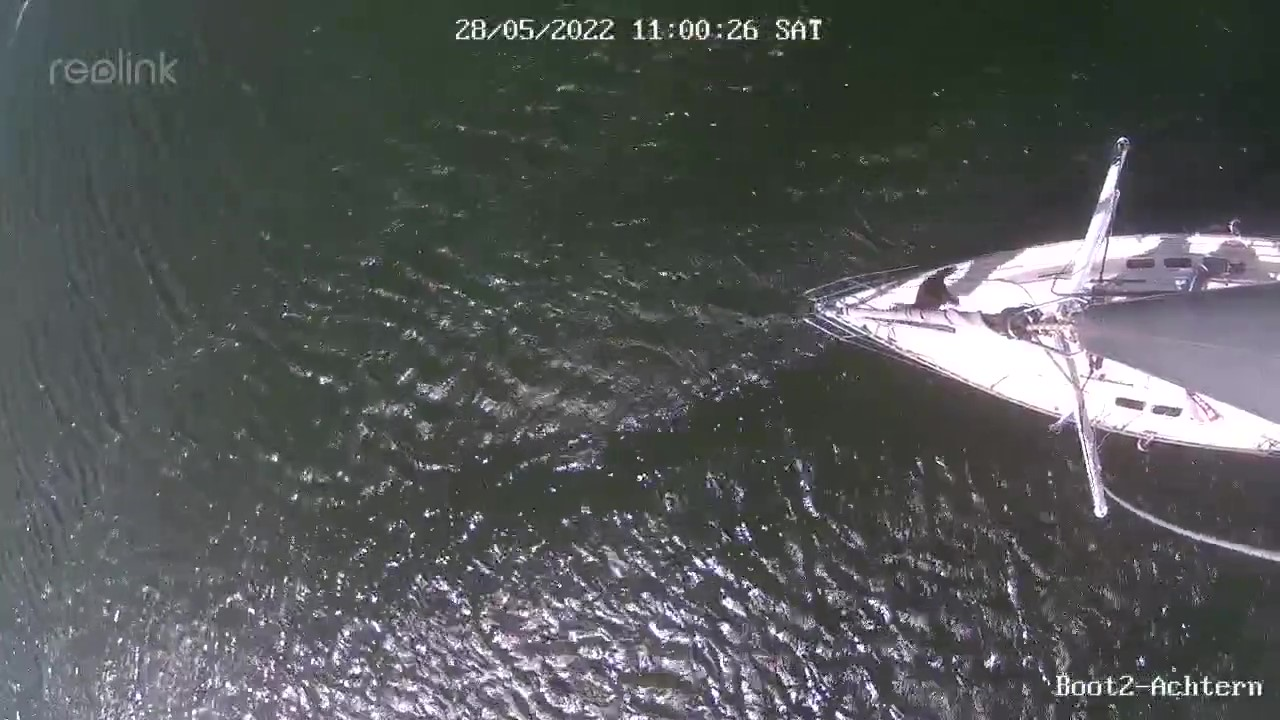
#> input picture test/three_images/img3.jpg, 1280 x 720 px
$ python -i line_detection.py   (imports and definitions only)
#> lines starting #> are read from the running program, lines starting #| are printed output that depends on the picture
#> further down, picture is the input picture: shape (720, 1280, 3); mean B, G, R 86.6, 86.7, 83.8
from black import detect_target_versions
import cv2
import numpy as np


def detect_lines_canny(image):
    gray = cv2.cvtColor(image, cv2.COLOR_BGR2GRAY)
    kernel_size = 5
    blur_gray = cv2.GaussianBlur(gray, (kernel_size, kernel_size), 0)

    low_threshold = 150
    high_threshold = 250
    edges = cv2.Canny(gray, low_threshold, high_threshold)
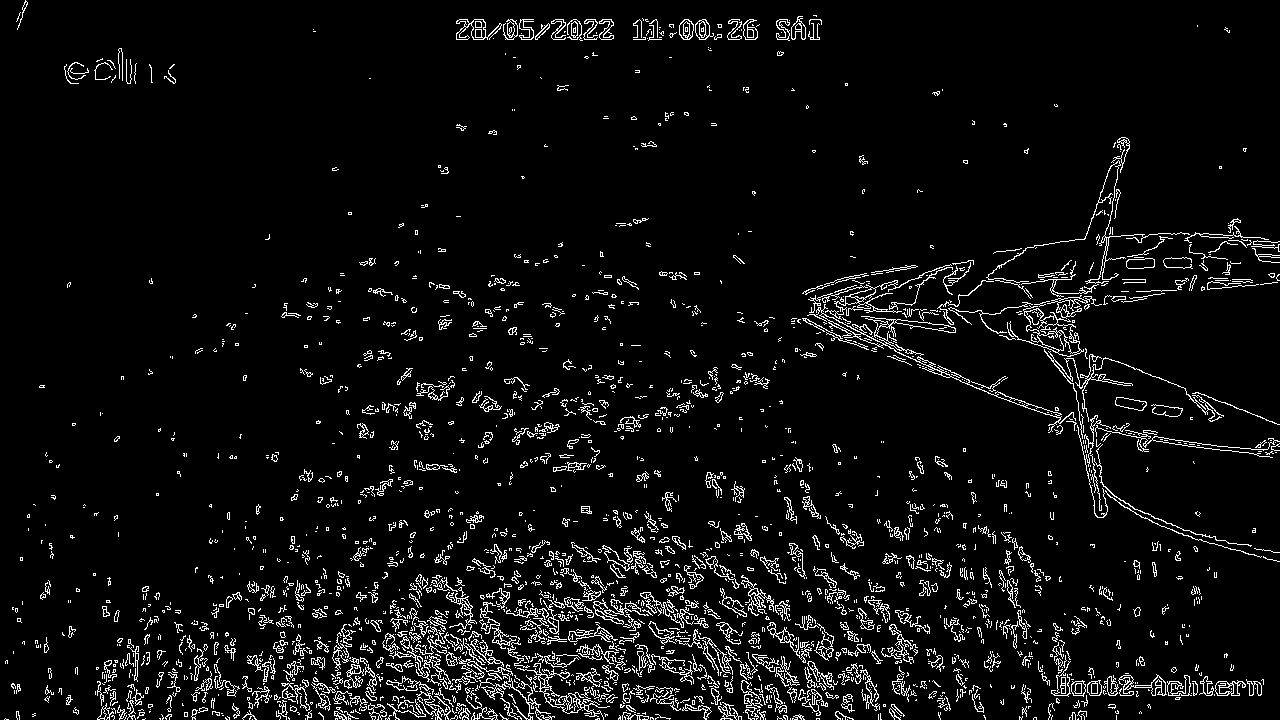
#> edges: shape (720, 1280); 5.5% white in thin lines or dots

    rho = 1               # distance resolution in pixels of the Hough grid
    theta = np.pi / 180     # angular resolution in radians of the Hough grid
    threshold = 15          # minimum number of votes (intersections in Hough grid cell)
    min_line_length = 180    # minimum number of pixels making up a line
    max_line_gap = 30       # maximum gap in pixels between connectable line segments
    line_image = np.copy(image) * 0  # creating a blank to draw lines on
#> line_image: shape (720, 1280, 3); every value is 0

    # Run Hough on edge detected image
    # Output "lines" is an array containing endpoints of detected line segments
    lines = cv2.HoughLinesP(
        edges, rho, theta, threshold, np.array([]), min_line_length, max_line_gap
    )
#> lines = 174 rows, first 6: [1047, 683, 1263, 679], [935, 329, 1189, 252], [544, 597, 787, 631], [160, 719, 566, 669], [607, 660, 837, 660], [104, 663, 746, 652]

    # print(len(lines))
    for line in lines:
        for x1, y1, x2, y2 in line:
            cv2.line(line_image, (x1, y1), (x2, y2), (255, 0, 0), 3)
#> this loop made 174 passes
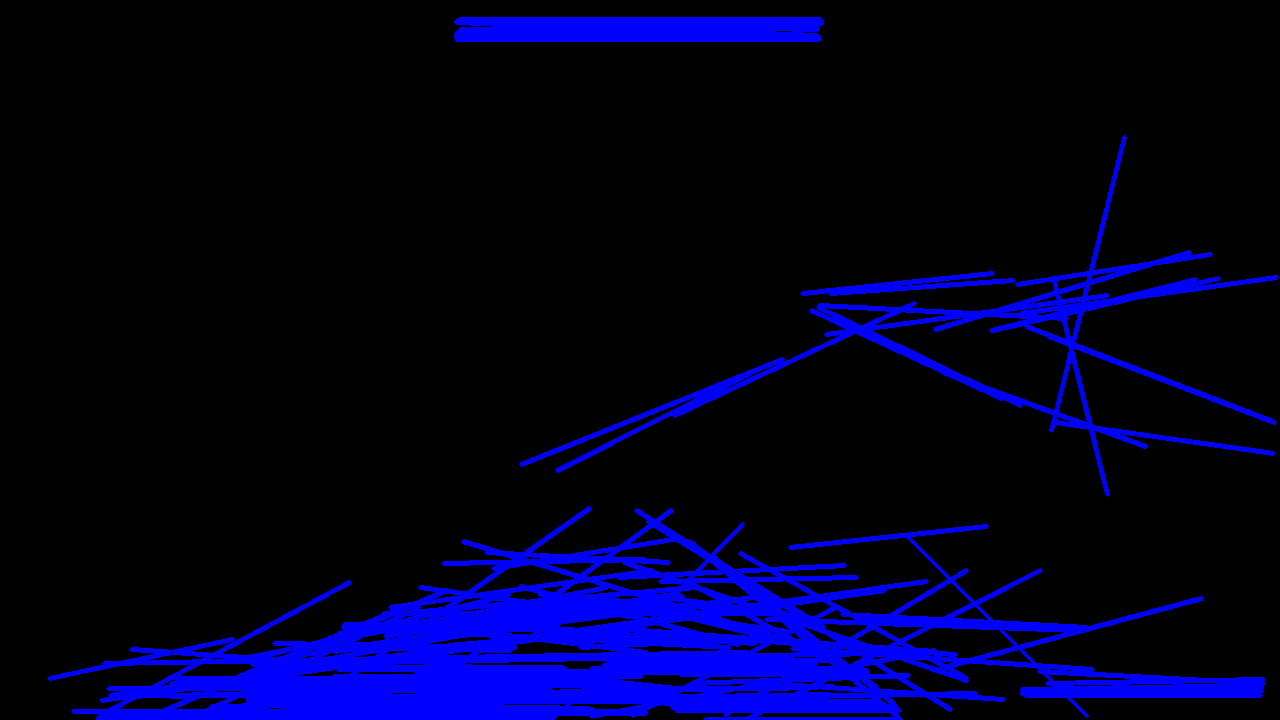
#> line_image: shape (720, 1280, 3); mean B, G, R 34.7, 0, 0

    # Draw the lines on the  image
    return image
    # return line_image
    # return cv2.addWeighted(image, 0.8, line_image, 1, 0)


def detect_lines_lsd(image):
    gray = cv2.cvtColor(image, cv2.COLOR_BGR2GRAY)
    line_image = np.copy(image)
    detector = cv2.createLineSegmentDetector()
    lines = detector.detect(gray)[0]
    detector.drawSegments(line_image, lines)

    return line_image

>>> import cv2
>>> picture = cv2.imread('../../../test/three_images/img3.jpg')
>>> result = detect_lines_canny(picture)
